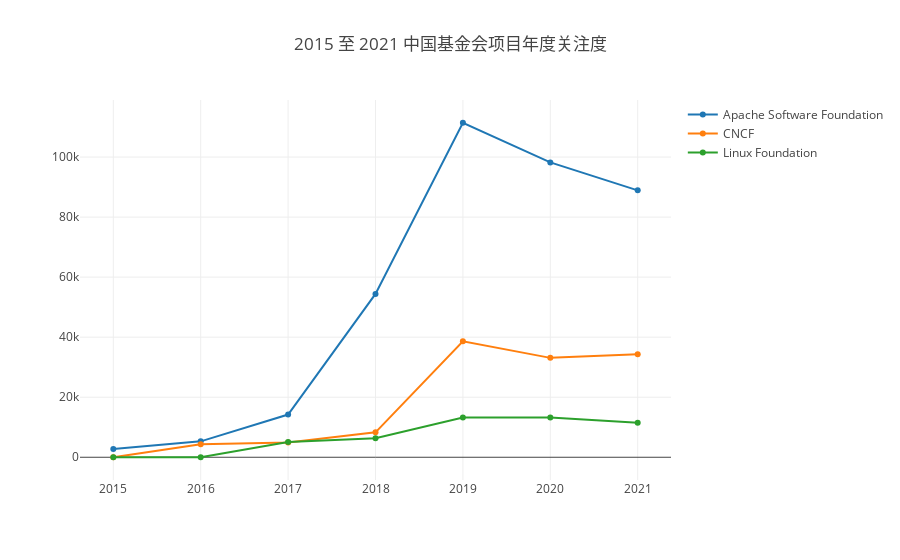

Source (notebook cell):
### Markdown cell above
#### 关注度指标

关注度指标是由 X-lab 团队开发的一个基本统计指标。该指标使用 GitHub 日志中的 `WatchEvent` 和 `ForkEvent`，此类事件可以表示仓库在一段时间内的被关注情况，但不会对仓库有实质性贡献。

### Code cell
var startYear = 2015, startMonth = 1, endYear = 2021, endMonth = 12, x = [];
for (let y = startYear; y <= endYear; y++) x.push(`${y}`);
openDigger.index.attention.getAttention({labelIntersect: ['Foundation', ':regions/China'], startYear, startMonth, endYear, endMonth, groupBy: 'Foundation', groupTimeRange: 'year', limit: -1, order: 'DESC' }).then(data => {
    openDigger.render.plotly(data.map(row => {
        return { x, y: row.attention, mode: 'scatter', name: row.name };
    }), {title: `${startYear} 至 ${endYear} 中国基金会项目年度关注度`, xaxis: {type: 'category'}});
});

### Figure 1 — Plotly figure (JSON) as saved in the notebook; plotly's stock layout.template omitted (floating-point values rounded to 4 significant figures)
{"data": [{"mode": "scatter", "name": "Apache Software Foundation", "x": ["2015", "2016", "2017", "2018", "2019", "2020", "2021"], "y": ["2775", "5297", "14225", "54398", "111436", "98232", "88912"]}, {"mode": "scatter", "name": "CNCF", "x": ["2015", "2016", "2017", "2018", "2019", "2020", "2021"], "y": ["0", "4310", "4934", "8305", "38626", "33111", "34313"]}, {"mode": "scatter", "name": "Linux Foundation", "x": ["2015", "2016", "2017", "2018", "2019", "2020", "2021"], "y": ["0", "0", "5075", "6367", "13221", "13277", "11523"]}], "layout": {"autosize": true, "title": {"text": "2015 至 2021 中国基金会项目年度关注度"}, "xaxis": {"autorange": true, "range": [-0.3555, 6.355], "type": "category"}, "yaxis": {"autorange": true, "range": [-9196.0, 120600.0], "type": "linear"}}}
